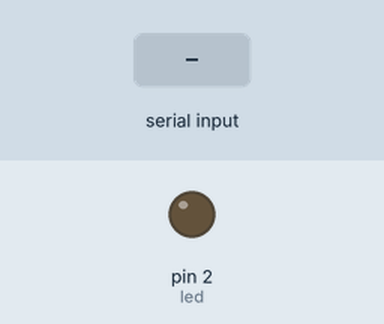
The sketch below on a simulated Arduino Uno, built with avr-gcc and run on an emulated ATmega328P. On the bench: output pins drawn as LEDs (lit = HIGH). Inputs (shaded band) come from the test bench.

Above: at 1.2 s.
1.3 s: "l" received over Serial
At 2.4 s:
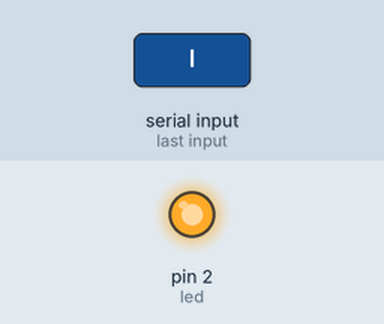
2.8 s: "d" received over Serial
At 3.5 s:
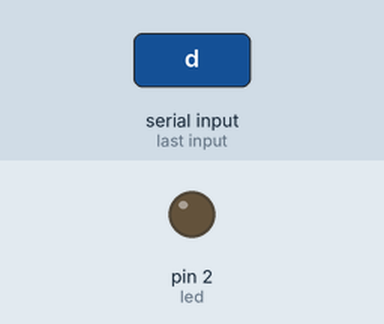
Timing chart, 0 to 5.8 s (numbered marks = the images above; inputs shaded):
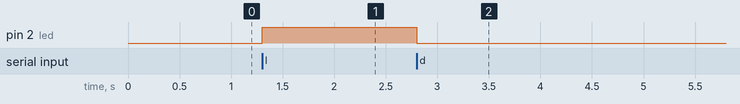

Measured:
- after the input at 1.3 s, pin 2 (led): LOW → HIGH at once
- after the input at 2.8 s, pin 2 (led): HIGH → LOW at once

The sketch:

L-liga-D-desliga.ino
```cpp
#define led 2

char recebido;

void setup ()
{
  Serial.begin (9600);
  pinMode ( led, OUTPUT );
}

void loop ()
{
  if ( Serial.available ()>0 )
  {
    recebido = Serial.read ();

    if ( recebido == 'l' )
    {
      digitalWrite ( led, HIGH );
    }

    if ( recebido == 'd' )
    {
      digitalWrite ( led, LOW );
    }
  }
}
        
```
